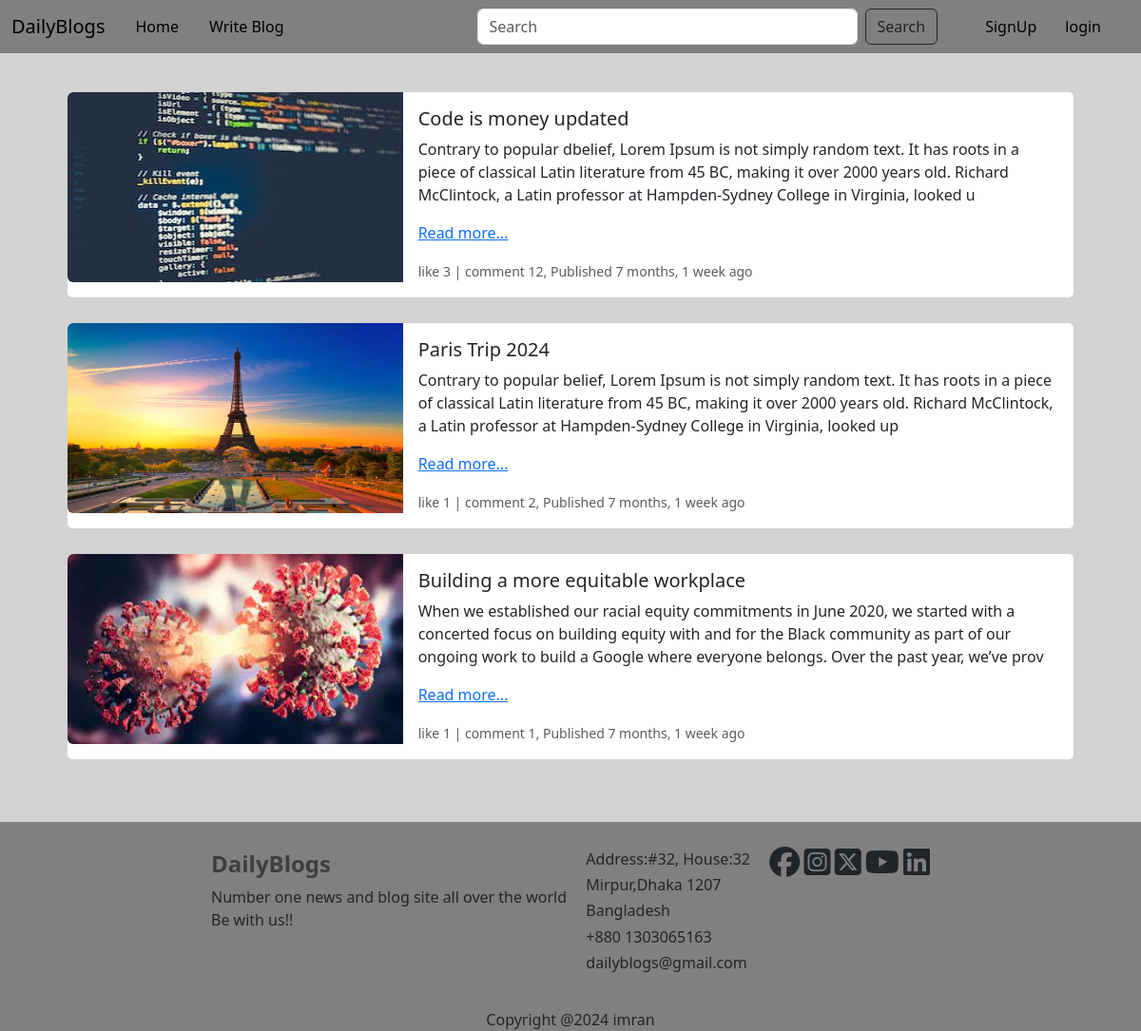
The page /blog/ on the database as committed earlier.
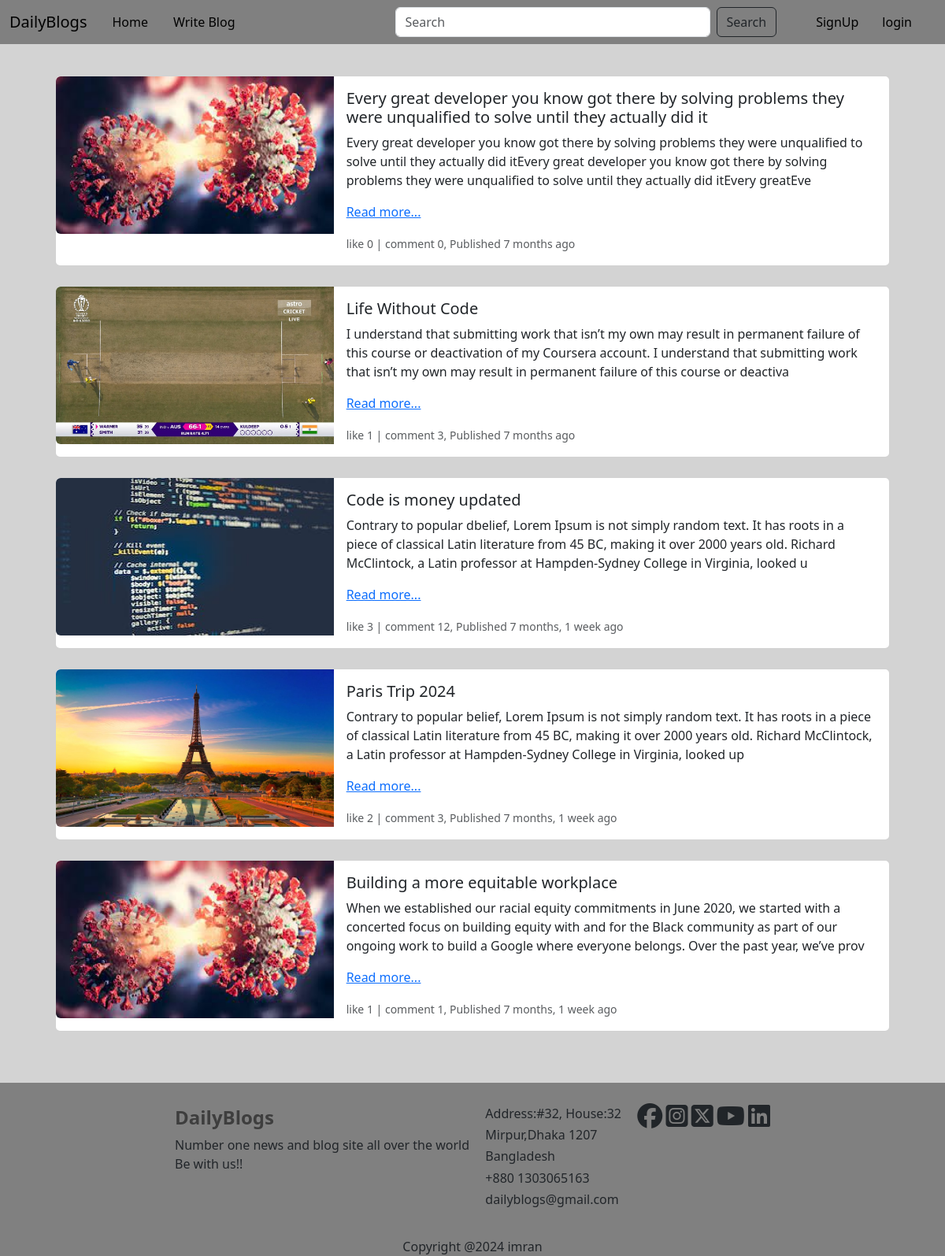
The same page on the database as committed later.
### blogApp/models.py (models this page shows, shortened)
class Blog(models.Model):
    author = models.ForeignKey(User, on_delete=models.CASCADE, related_name='post_author')
    blog_title = models.CharField(max_length=200, verbose_name='Enter a title')
    slug = models.SlugField(max_length=264, unique=True)
    blog_content = models.TextField()
    blog_image = models.ImageField(upload_to='blog_images/')
    publish_date = models.DateTimeField(auto_now_add=True)
    update_date = models.DateTimeField(auto_now=True)
    def short_content(self):
        return self.blog_content[0:250]
    class Meta:
        ordering = ['-update_date']

### blogApp/views.py (the view)
# urls.py: path('', views.BlogListView.as_view(), name='blog_home'),
class BlogListView(ListView):
    context_object_name = 'blogs'
    model = Blog
    template_name = 'blogApp/blog_index.html'

### templates/blogApp/blog_index.html (shortened to what this page needs)
{% extends 'base.html' %}
{% block main_block %}
    <div class="container col-12" style="padding: 40px;">
        {% if blogs %}
            {% for blog in blogs %}
                <div class="card mb-6" style="margin-bottom: 25px">
                    <div class="row g-0">
                        <div class="col-md-4">
                            <img src="{{ blog.blog_image.url }}" class="img-fluid rounded-start" alt="..."
                                 style="height: 200px;width: 100%;object-fit: fill">
                        </div>
                        <div class="col-md-8">
                            <div class="card-body">
                                <h5 class="card-title">{{ blog.blog_title }}</h5>
                                <p class="card-text">{{ blog.short_content }}</p>
                                {% if user.is_authenticated %}
                                    <p class="card-text"><a
                                            href="{% url 'blog_app:blog-details' slug=blog.slug|urlencode %}">Read
                                        more...</a></p>
                                {% else %}
                                    <p class="card-text"><a
                                            href="{% url 'login_app:login' %}">Read
                                        more...</a></p>
                                {% endif %}
                                <p class="card-text"><small class="text-body-secondary">like {{ blog.liked_blog.count }}
                                    |
                                    comment {{ blog.blog_comment.count }}, Published {{ blog.update_date|timesince }}
                                    ago</small></p>
                            </div>
                        </div>
                    </div>
                </div>
            {% endfor %}
        {% else %}
            <h3>No Results Found!!</h3>
        {% endif %}
    </div>
{% endblock %}

### templates/base.html (shortened to what this page needs)
<!DOCTYPE html>
<html lang="en">
<head>
    <link href="https://cdn.jsdelivr.net/npm/bootstrap@5.3.2/dist/css/bootstrap.min.css" rel="stylesheet"
>
</head>
<body style="background-color: lightgrey;">
<div class="navbar-expand-lg">
    <nav class="navbar navbar-expand-lg bg-body-tertiary " style="background-color: red;margin: 0;padding: 0">
        <div class="container-fluid" style="background-color: gray">
            <a class="navbar-brand" href="/">DailyBlogs</a>
            <div class="collapse navbar-collapse" id="navbarSupportedContent">
                <ul class="navbar-nav me-auto mb-2 mb-lg-0">
                    <li class="nav-link">
                        <a class="nav-link " aria-current="page" href="/" style="color: black">Home</a>
                    </li>
                    <li class="nav-link">
                        <a class="nav-link " aria-current="page" href="{% url 'blog_app:create-blog' %}" style="color: black">Write Blog</a>
                    </li>
                </ul>
                <form class="d-flex" role="search" method="GET" action="{% url 'blog_app:search-blog' %}">
                    <input class="form-control me-2" type="search" placeholder="Search" aria-label="Search"
                           name="q" id="q" style="width: 400px">
                    <button class="btn btn-outline-dark" type="submit">Search</button>
                </form>
                {% if user.is_authenticated %}
                    <div class="dropdown" style="margin: 0 50px 0 30px">
                        <a class="nav-link dropdown-toggle" type="button" id="dropdownMenuButton1"
                           data-bs-toggle="dropdown" aria-expanded="false">
                            {{ user.username }}
                        </a>
                        <ul class="dropdown-menu" aria-labelledby="dropdownMenuButton1">
                            <li><a class="nav-link " href="{% url 'blog_app:profile' user.id %}" style="color: black">Profile</a></li>
                            <li><a class="nav-link" href="{% url 'login_app:logout' %}" style="color: black">Logout</a></li>
                        </ul>
                    </div>
                {% else %}
                    <a class="nav-link" href="{% url 'login_app:register' %} " style="margin:0 30px 0 50px; color: black">SignUp</a>
                    <a class="nav-link" href="{% url 'login_app:login' %}" style="margin:0 30px 0 0 ;color: black">login</a>
                {% endif %}
            </div>
        </div>
    </nav>
</div>
{% block main_block %}
{% endblock %}
<footer>
    <div class="row justify-content-center" style="background-color: gray;">
        <div class="col-8" style="display: flex;justify-content: space-between;padding: 30px;">
            <div>
            <a href="/" style="text-decoration: none;color:#3e3e3e"><h4><strong>DailyBlogs</strong></h4></a>
                <p>Number one news and blog site all over the world<br>Be with us!!</p>
        </div>
        <div>
            <h6>Address:#32, House:32</h6>
            <h6>Mirpur,Dhaka 1207</h6>
            <h6>Bangladesh</h6>
            <h6>+880 1303065163</h6>
            <h6>dailyblogs@gmail.com</h6>
        </div>
        <div>
            <i class="fa-brands fa-facebook fa-2xl"></i>
            <i class="fa-brands fa-square-instagram fa-2xl"></i>
            <i class="fa-brands fa-square-x-twitter fa-2xl"></i>
            <i class="fa-brands fa-youtube fa-2xl"></i>
            <i class="fa-brands fa-linkedin fa-2xl"></i>
        </div>
        </div>
        <div style="text-align: center">
        Copyright @2024 imran
    </div>
    </div>
</footer>
</body>
</html>

Rows that differ between the two databases and show on the page:
added Blog: blog_image (picture), blog_title "Every great developer you know got there by solving problems they were unqualified to solve until they actually did it", short_content "Every great developer you know got there by solving problems they were unqualified to solve until they actually did itEvery great developer you know got there by solving problems they were unqualified to solve until they actually did itEvery greatEve", liked_blog.count "0", blog_comment.count "0", update_date "7 months"
added Blog: blog_image (picture), blog_title "Life Without Code", short_content "I understand that submitting work that isn’t my own may result in permanent failure of this course or deactivation of my Coursera account. I understand that submitting work that isn’t my own may result in permanent failure of this course or deactiva", liked_blog.count "1", blog_comment.count "3", update_date "7 months"
computed for Blog "Paris Trip 2024": liked_blog.count "1" → "2"; blog_comment.count "2" → "3"
